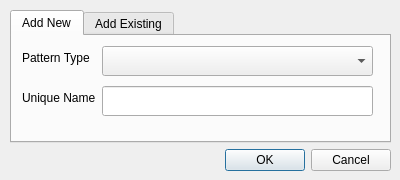
<?xml version="1.0" encoding="UTF-8"?>
<ui version="4.0">
 <class>DlgAddPreset</class>
 <widget class="QDialog" name="DlgAddPreset">
  <property name="windowModality">
   <enum>Qt::ApplicationModal</enum>
  </property>
  <property name="geometry">
   <rect>
    <x>0</x>
    <y>0</y>
    <width>400</width>
    <height>180</height>
   </rect>
  </property>
  <property name="windowTitle">
   <string>Add Preset</string>
  </property>
  <property name="modal">
   <bool>true</bool>
  </property>
  <widget class="QWidget" name="verticalLayoutWidget">
   <property name="geometry">
    <rect>
     <x>0</x>
     <y>0</y>
     <width>401</width>
     <height>181</height>
    </rect>
   </property>
   <layout class="QVBoxLayout" name="verticalLayout">
    <property name="leftMargin">
     <number>10</number>
    </property>
    <property name="topMargin">
     <number>10</number>
    </property>
    <property name="rightMargin">
     <number>10</number>
    </property>
    <property name="bottomMargin">
     <number>10</number>
    </property>
    <item>
     <widget class="QTabWidget" name="tabWidget">
      <property name="currentIndex">
       <number>0</number>
      </property>
      <widget class="QWidget" name="tabAddNew">
       <attribute name="title">
        <string>Add New</string>
       </attribute>
       <widget class="QWidget" name="layoutWidget">
        <property name="geometry">
         <rect>
          <x>10</x>
          <y>10</y>
          <width>351</width>
          <height>81</height>
         </rect>
        </property>
        <layout class="QFormLayout" name="formLayout">
         <property name="verticalSpacing">
          <number>10</number>
         </property>
         <item row="0" column="0">
          <widget class="QLabel" name="lbl_preset_type">
           <property name="text">
            <string>Pattern Type</string>
           </property>
          </widget>
         </item>
         <item row="0" column="1">
          <widget class="QComboBox" name="cb_preset_type">
           <property name="minimumSize">
            <size>
             <width>0</width>
             <height>30</height>
            </size>
           </property>
          </widget>
         </item>
         <item row="1" column="0">
          <widget class="QLabel" name="lbl_preset_name">
           <property name="text">
            <string>Unique Name</string>
           </property>
          </widget>
         </item>
         <item row="1" column="1">
          <widget class="QLineEdit" name="edit_preset_name">
           <property name="minimumSize">
            <size>
             <width>0</width>
             <height>30</height>
            </size>
           </property>
          </widget>
         </item>
        </layout>
       </widget>
      </widget>
      <widget class="QWidget" name="tabAddExisting">
       <attribute name="title">
        <string>Add Existing</string>
       </attribute>
       <widget class="QWidget" name="formLayoutWidget">
        <property name="geometry">
         <rect>
          <x>9</x>
          <y>9</y>
          <width>351</width>
          <height>32</height>
         </rect>
        </property>
        <layout class="QFormLayout" name="formLayout_2">
         <item row="0" column="0">
          <widget class="QLabel" name="lbl_preset_slug">
           <property name="text">
            <string>Existing Preset Name</string>
           </property>
          </widget>
         </item>
         <item row="0" column="1">
          <widget class="QComboBox" name="cb_existing_preset_name">
           <property name="minimumSize">
            <size>
             <width>0</width>
             <height>30</height>
            </size>
           </property>
          </widget>
         </item>
        </layout>
       </widget>
      </widget>
     </widget>
    </item>
    <item>
     <widget class="QDialogButtonBox" name="buttonBox">
      <property name="orientation">
       <enum>Qt::Horizontal</enum>
      </property>
      <property name="standardButtons">
       <set>QDialogButtonBox::Cancel|QDialogButtonBox::Ok</set>
      </property>
     </widget>
    </item>
   </layout>
  </widget>
 </widget>
 <resources/>
 <connections>
  <connection>
   <sender>buttonBox</sender>
   <signal>accepted()</signal>
   <receiver>DlgAddPreset</receiver>
   <slot>accept()</slot>
   <hints>
    <hint type="sourcelabel">
     <x>248</x>
     <y>254</y>
    </hint>
    <hint type="destinationlabel">
     <x>157</x>
     <y>274</y>
    </hint>
   </hints>
  </connection>
  <connection>
   <sender>buttonBox</sender>
   <signal>rejected()</signal>
   <receiver>DlgAddPreset</receiver>
   <slot>reject()</slot>
   <hints>
    <hint type="sourcelabel">
     <x>316</x>
     <y>260</y>
    </hint>
    <hint type="destinationlabel">
     <x>286</x>
     <y>274</y>
    </hint>
   </hints>
  </connection>
 </connections>
</ui>
